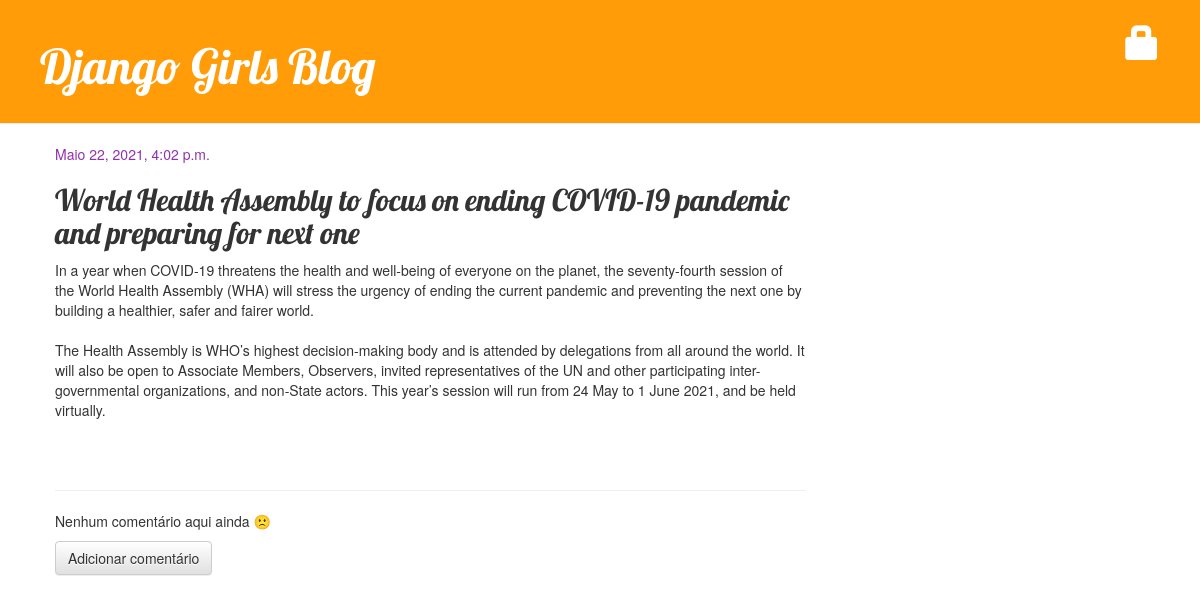
/post/5/, run on the app's committed database.
### blog/models.py (models this page shows, shortened)
class Post(models.Model):
    author = models.ForeignKey(settings.AUTH_USER_MODEL, on_delete=models.CASCADE)
    title = models.CharField(max_length=200)
    text = models.TextField()
    created_date = models.DateTimeField(default=timezone.now)
    published_date = models.DateTimeField(blank=True, null=True)

### blog/views.py (the view)
# urls.py: path('post/<int:pk>/', views.post_detail, name='post_detail'),
def post_detail(request, pk):
    post = get_object_or_404(Post, pk=pk)
    return render(request, 'blog/post_detail.html', {'post': post})

### blog/templates/blog/post_detail.html (shortened to what this page needs)
{% extends 'blog/base.html' %}
{% block content %}
    <div class="post">
        {% if post.published_date %}
            <div class="date">
                {{ post.published_date }}
            </div>
        {% endif %}
        <h2>{{ post.title }}</h2>
        <p>{{ post.text|linebreaksbr }}</p>
    </div>
    <hr>
    {% for comment in post.comments.all %}
    {% if user.is_authenticated or comment.approved_comment %}
    <div class="comment">
        <div class="date">
            {{ comment.created_date }}
            {% if not comment.approved_comment %}
                <a class="btn btn-default" href="{% url 'comment_remove' pk=comment.pk %}"><span class="glyphicon glyphicon-remove"></span></a>
                <a class="btn btn-default" href="{% url 'comment_approve' pk=comment.pk %}"><span class="glyphicon glyphicon-ok"></span></a>
            {% endif %}
        </div>
        <strong>{{ comment.author }}</strong>
        <p>{{ comment.text|linebreaks }}</p>
    </div>
    {% endif %}
{% empty %}
    <p>Nenhum comentário aqui ainda &#x1F641;</p>
{% endfor %}
        <a class="btn btn-default" href="{% url 'add_comment_to_post' pk=post.pk %}">Adicionar comentário</a>
{% endblock %}

### blog/static/css/blog.css (style rules this page uses)
h1, h2, h3, h4 { font-family: 'Lobster', cursive; }
.date { color: #9231aa; }
.post { margin-bottom: 70px; }

### data on the page
Post: published_date "Maio 22, 2021, 4:02 p.m.", title "World Health Assembly to focus on ending COVID-19 pandemic and preparing for next one", text "In a year when COVID-19 threatens the health and well-being of everyone on the planet, the seventy-fourth session of the World Health Assembly (WHA) will stress the urgency of ending the current pandemic and preventing the next one by building a healthier, safer and fairer world. The Health Assembly is WHO’s highest decision-making body and is attended by delegations from all around the world. It will also be open to Associate Members, Observers, invited representatives of the UN and other participating inter-governmental organizations, and non-State actors. This year’s session will run from 24 May to 1 June 2021, and be held virtually."
